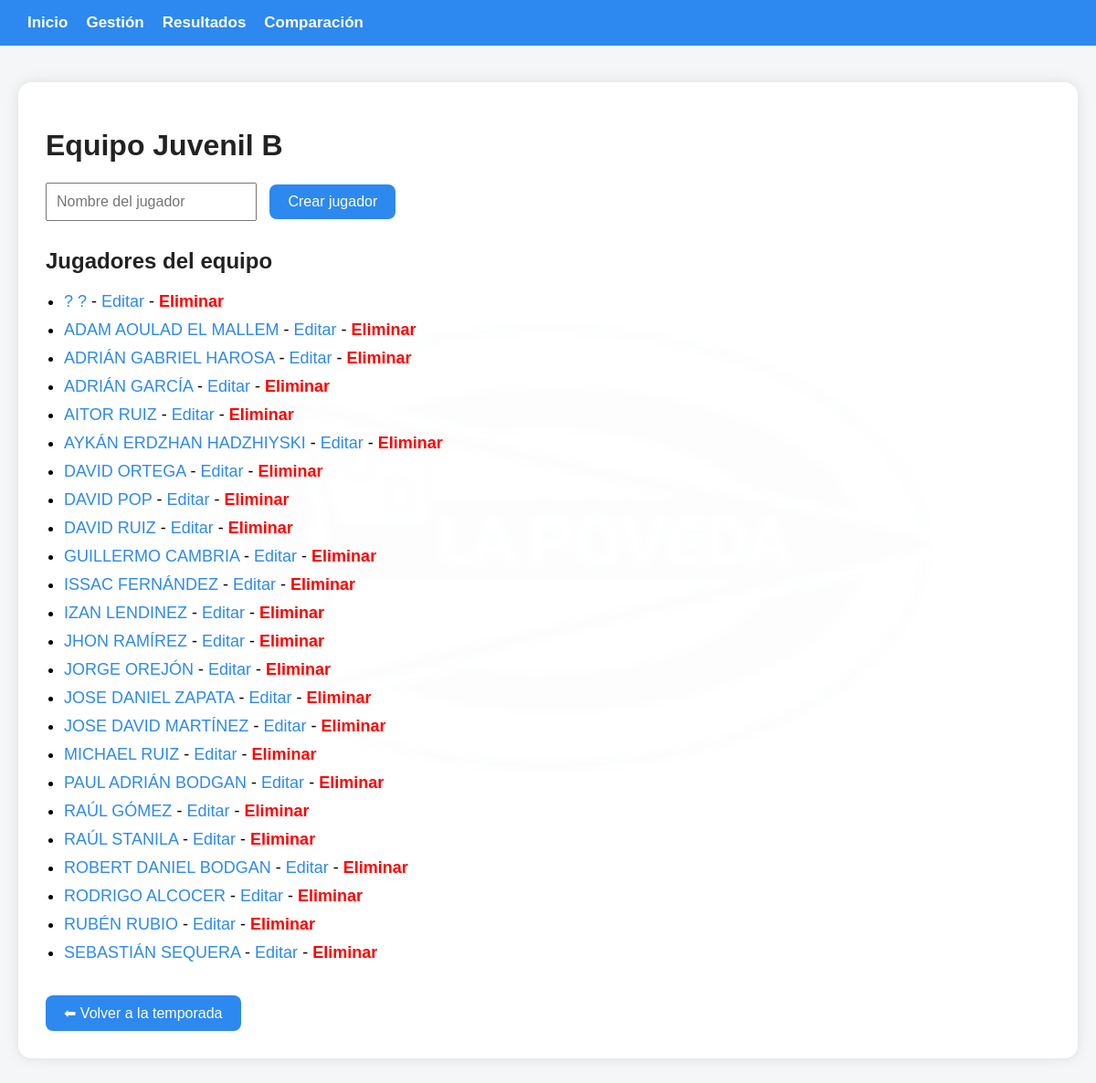
The app's page /equipo/48 with its own data.
### tables this page shows
CREATE TABLE equipos (
        id INTEGER PRIMARY KEY AUTOINCREMENT,
        nombre TEXT NOT NULL,
        codigo_equipo INTEGER,
        temporada_id INTEGER NOT NULL,
        FOREIGN KEY (temporada_id) REFERENCES temporadas(id)
    );

CREATE TABLE jugadores (
        id INTEGER PRIMARY KEY AUTOINCREMENT,
        nombre TEXT,
        equipo_id INTEGER,
        FOREIGN KEY (equipo_id) REFERENCES equipos(id)
    );

### webapp/app.py (the view)
@app.route("/equipo/<int:equipo_id>", methods=["GET", "POST"])
def ver_equipo(equipo_id):
    equipo = obtener_equipo_por_id(equipo_id)
    if request.method == "POST":
        nombre_jugador = request.form["nombre_jugador"].strip()
        if nombre_jugador:
            insertar_jugador(nombre_jugador, equipo_id)
        return redirect(url_for("ver_equipo", equipo_id=equipo_id))
    jugadores = obtener_jugadores_por_equipo(equipo_id)
    return render_template(
        "equipo.html",
        equipo=equipo,
        jugadores=jugadores
    )

### webapp/db.py (called while the page is built)
def conectar():
    return sqlite3.connect(DB_PATH)

def obtener_equipo_por_id(equipo_id):
    conn = conectar()
    cursor = conn.cursor()
    cursor.execute("SELECT id, nombre, temporada_id FROM equipos WHERE id = ?", (equipo_id,))
    dato = cursor.fetchone()
    conn.close()
    return dato

def obtener_jugadores_por_equipo(equipo_id):
    conn = conectar()
    cursor = conn.cursor()
    cursor.execute("""
        SELECT id, nombre
        FROM jugadores
        WHERE equipo_id = ?
        ORDER BY nombre
    """, (equipo_id,))
    datos = cursor.fetchall()
    conn.close()
    return datos

### webapp/templates/equipo.html (shortened to what this page needs)
{% extends "base.html" %}
{% block content %}
    <h1>Equipo {{ equipo[1] }}</h1>
    <form method="POST">
        <input type="text" name="nombre_jugador" placeholder="Nombre del jugador" required>
        <button type="submit">Crear jugador</button>
    </form>
    <h2>Jugadores del equipo</h2>
    <ul>
        {% for jugador in jugadores %}
            <li>
                <a href="/jugador/{{ jugador[0] }}">{{ jugador[1] }}</a>
                -
                <a href="/editar_jugador/{{ jugador[0] }}">Editar</a>
                -
                <a href="/eliminar_jugador/{{ jugador[0] }}"
                   onclick="return confirm('¿Eliminar jugador?')"
                   style="color:red; font-weight:bold;">
                   Eliminar
                </a>
            </li>
        {% endfor %}
    </ul>
    <a class="volver btn" href="/temporada/{{ equipo[2] }}">⬅ Volver a la temporada</a>
{% endblock %}

### webapp/templates/base.html (style rules this page uses)
body { font-family: Arial, sans-serif; background-color: #f4f6f8; margin: 0; padding: 0; position: relative; min-height: 100vh; overflow-x: hidden; }
body::before { content: ""; position: fixed; top: 50%; left: 50%; width: 70%; height: 70%; transform: translate(-50%, -50%); background: url("/static/escudo.jpg") no-repeat center center; background-size: contain; opacity: 0.08; z-index: -1; pointer-events: none; filter: blur(2px); }
h1, h2 { color: #222; }
input[type="text"], input[type="date"], input[type="number"], select { padding: 10px; font-size: 16px; margin-right: 10px; margin-bottom: 10px; }
button, .btn { display: inline-block; padding: 10px 20px; font-size: 16px; background-color: #2d89ef; color: white; border: none; border-radius: 8px; cursor: pointer; text-decoration: none; }
a { text-decoration: none; color: #2d89ef; }
ul { padding-left: 20px; }
li { margin-bottom: 10px; font-size: 18px; }
.volver { margin-top: 20px; display: inline-block; }

### records on screen
equipos: nombre "Juvenil B"
jugadores: nombre "? ?"
jugadores: nombre "ADAM AOULAD EL MALLEM"
jugadores: nombre "ADRIÁN GABRIEL HAROSA"
jugadores: nombre "ADRIÁN GARCÍA"
jugadores: nombre "AITOR RUIZ"
jugadores: nombre "AYKÁN ERDZHAN HADZHIYSKI"
jugadores: nombre "DAVID ORTEGA"
jugadores: nombre "DAVID POP"
jugadores: nombre "DAVID RUIZ"
jugadores: nombre "GUILLERMO CAMBRIA"
jugadores: nombre "ISSAC FERNÁNDEZ"
jugadores: nombre "IZAN LENDINEZ"
jugadores: nombre "JHON RAMÍREZ"
jugadores: nombre "JORGE OREJÓN"
jugadores: nombre "JOSE DANIEL ZAPATA"
jugadores: nombre "JOSE DAVID MARTÍNEZ"
jugadores: nombre "MICHAEL RUIZ"
jugadores: nombre "PAUL ADRIÁN BODGAN"
jugadores: nombre "RAÚL GÓMEZ"
jugadores: nombre "RAÚL STANILA"
jugadores: nombre "ROBERT DANIEL BODGAN"
jugadores: nombre "RODRIGO ALCOCER"
jugadores: nombre "RUBÉN RUBIO"
jugadores: nombre "SEBASTIÁN SEQUERA"
